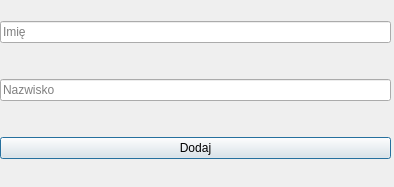
<?xml version="1.0" encoding="UTF-8"?>
<ui version="4.0">
 <class>AddPersonDialog</class>
 <widget class="QDialog" name="AddPersonDialog">
  <property name="geometry">
   <rect>
    <x>0</x>
    <y>0</y>
    <width>394</width>
    <height>187</height>
   </rect>
  </property>
  <property name="minimumSize">
   <size>
    <width>394</width>
    <height>0</height>
   </size>
  </property>
  <property name="maximumSize">
   <size>
    <width>394</width>
    <height>187</height>
   </size>
  </property>
  <property name="windowTitle">
   <string>Dodaj Osobę</string>
  </property>
  <widget class="QWidget" name="centralWidget">
   <property name="geometry">
    <rect>
     <x>0</x>
     <y>0</y>
     <width>391</width>
     <height>181</height>
    </rect>
   </property>
   <layout class="QVBoxLayout" name="verticalLayout">
    <property name="spacing">
     <number>15</number>
    </property>
    <item>
     <widget class="QLineEdit" name="nameLineEdit">
      <property name="placeholderText">
       <string>Imię</string>
      </property>
     </widget>
    </item>
    <item>
     <widget class="QLineEdit" name="surnameLineEdit">
      <property name="placeholderText">
       <string>Nazwisko</string>
      </property>
     </widget>
    </item>
    <item>
     <widget class="QPushButton" name="addButton">
      <property name="text">
       <string>Dodaj</string>
      </property>
     </widget>
    </item>
   </layout>
  </widget>
 </widget>
 <resources/>
 <connections/>
</ui>
